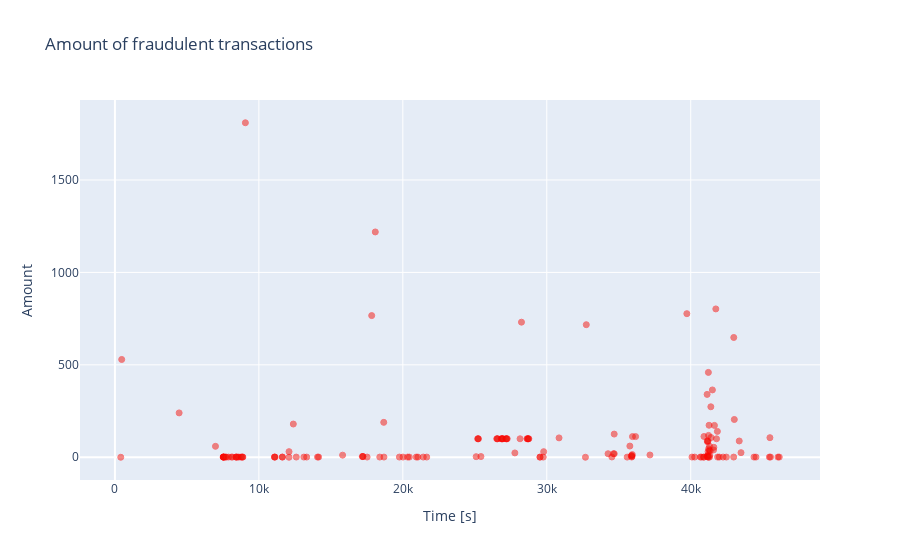

The code cell stored with this chart in its notebook:
### Code cell
fraud = data_df.loc[data_df['Class'] == 1]

trace = go.Scatter(
    x = fraud['Time'],y = fraud['Amount'],
    name="Amount",
     marker=dict(
                color='rgb(238,23,11)',
                line=dict(
                    color='red',
                    width=1),
                opacity=0.5,
            ),
    text= fraud['Amount'],
    mode = "markers"
)
data = [trace]
layout = dict(title = 'Amount of fraudulent transactions',
          xaxis = dict(title = 'Time [s]', showticklabels=True), 
          yaxis = dict(title = 'Amount'),
          hovermode='closest'
         )
fig = dict(data=data, layout=layout)
iplot(fig, filename='fraud-amount')

### Figure 1 — Plotly figure (JSON) as saved in the notebook; plotly's stock layout.template omitted (floating-point values rounded to 4 significant figures; data arrays with more than 128 entries replaced by an {"elided": "..."} marker saying what was removed)
{"data": [{"marker": {"color": "rgb(238,23,11)", "line": {"color": "red", "width": 1}, "opacity": 0.5}, "mode": "markers", "name": "Amount", "text": {"elided": "155 float values"}, "x": {"elided": "155 int values"}, "y": {"elided": "155 float values"}, "type": "scatter"}], "layout": {"hovermode": "closest", "title": {"text": "Amount of fraudulent transactions"}, "xaxis": {"showticklabels": true, "title": {"text": "Time [s]"}}, "yaxis": {"title": {"text": "Amount"}}}}
